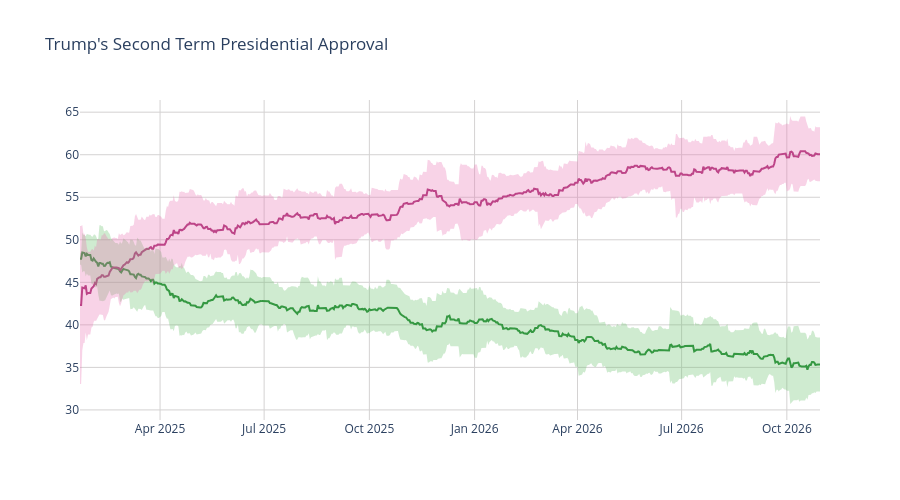

The code cell stored with this chart in its notebook:
### Code cell
disappr_ci_hex = "#e86eaf"
appr_ci_hex = "#60be65"
disappr_ci_rgba = "rgba(232, 110, 175, 0.3)"
appr_ci_rgba = "rgba(96, 190, 101, 0.3)"
grid_col = "#d4d2d2"


# Approve
fig = go.Figure(go.Scatter(
    x=pres['end_date'],
    y=pres['approve'],
    hovertemplate="%{y:.2f}%",
    name="<b>Approve</b>",
    line=dict(color="#228833"),
    showlegend=False
))

# Disapprove
fig.add_trace(go.Scatter(
    x=pres['end_date'],
    y=pres['disapprove'],
    hovertemplate="%{y:.2f}%",
    name="<b>Disapprove</b>",
    line=dict(color="#aa3377"),
    showlegend=False
    )
)

# Approve CI
fig.add_traces([

    # Upper bound
    go.Scatter(
        x=pres['end_date'],
        y=pres['approve_upper_ci'],
        marker=dict(color=appr_ci_hex),
        line=dict(width=0),
        mode='lines',
        showlegend=False,
        hoverinfo="skip"
    ),

    # Lower bound
    go.Scatter(
        x=pres['end_date'],
        y=pres['approve_lower_ci'],
        marker=dict(color=appr_ci_hex),
        line=dict(width=0),
        mode='lines',
        fillcolor=appr_ci_rgba,
        fill="tonexty",
        showlegend=False,
        hoverinfo="skip"
    )
])

# Disapprove CI
fig.add_traces([

    # Upper bound
    go.Scatter(
        x=pres['end_date'],
        y=pres['disapprove_upper_ci'],
        marker=dict(color=disappr_ci_hex),
        line=dict(width=0),
        mode='lines',
        showlegend=False,
        hoverinfo="skip"
    ),

    # Lower bound
    go.Scatter(
        x=pres['end_date'],
        y=pres['disapprove_lower_ci'],
        marker=dict(color=disappr_ci_hex),
        line=dict(width=0),
        mode='lines',
        fillcolor=disappr_ci_rgba,
        fill="tonexty",
        showlegend=False,
        hoverinfo="skip"
    )
])

fig.update_layout(
    title=dict(text="Trump's Second Term Presidential Approval"),
    hovermode="x"
)

fig.update_xaxes(gridcolor=grid_col)
fig.update_yaxes(gridcolor=grid_col)

fig.update_layout(hovermode="x", hoverlabel_align="right", plot_bgcolor="rgba(0, 0, 0, 0)", height=500)
fig.show()

### Figure 1 — Plotly figure (JSON) as saved in the notebook; plotly's stock layout.template omitted (floating-point values rounded to 4 significant figures; data arrays with more than 128 entries replaced by an {"elided": "..."} marker saying what was removed)
{"data": [{"hovertemplate": "%{y:.2f}%", "line": {"color": "#228833"}, "name": "<b>Approve</b>", "showlegend": false, "type": "scatter", "x": {"elided": "648 str values"}, "y": {"elided": "648 float values"}}, {"hovertemplate": "%{y:.2f}%", "line": {"color": "#aa3377"}, "name": "<b>Disapprove</b>", "showlegend": false, "type": "scatter", "x": {"elided": "648 str values"}, "y": {"elided": "648 float values"}}, {"hoverinfo": "skip", "line": {"width": 0}, "marker": {"color": "#60be65"}, "mode": "lines", "showlegend": false, "type": "scatter", "x": {"elided": "648 str values"}, "y": {"elided": "648 float values"}}, {"fill": "tonexty", "fillcolor": "rgba(96, 190, 101, 0.3)", "hoverinfo": "skip", "line": {"width": 0}, "marker": {"color": "#60be65"}, "mode": "lines", "showlegend": false, "type": "scatter", "x": {"elided": "648 str values"}, "y": {"elided": "648 float values"}}, {"hoverinfo": "skip", "line": {"width": 0}, "marker": {"color": "#e86eaf"}, "mode": "lines", "showlegend": false, "type": "scatter", "x": {"elided": "648 str values"}, "y": {"elided": "648 float values"}}, {"fill": "tonexty", "fillcolor": "rgba(232, 110, 175, 0.3)", "hoverinfo": "skip", "line": {"width": 0}, "marker": {"color": "#e86eaf"}, "mode": "lines", "showlegend": false, "type": "scatter", "x": {"elided": "648 str values"}, "y": {"elided": "648 float values"}}], "layout": {"height": 500, "hoverlabel": {"align": "right"}, "hovermode": "x", "plot_bgcolor": "rgba(0, 0, 0, 0)", "title": {"text": "Trump's Second Term Presidential Approval"}, "xaxis": {"gridcolor": "#d4d2d2"}, "yaxis": {"gridcolor": "#d4d2d2"}}}
